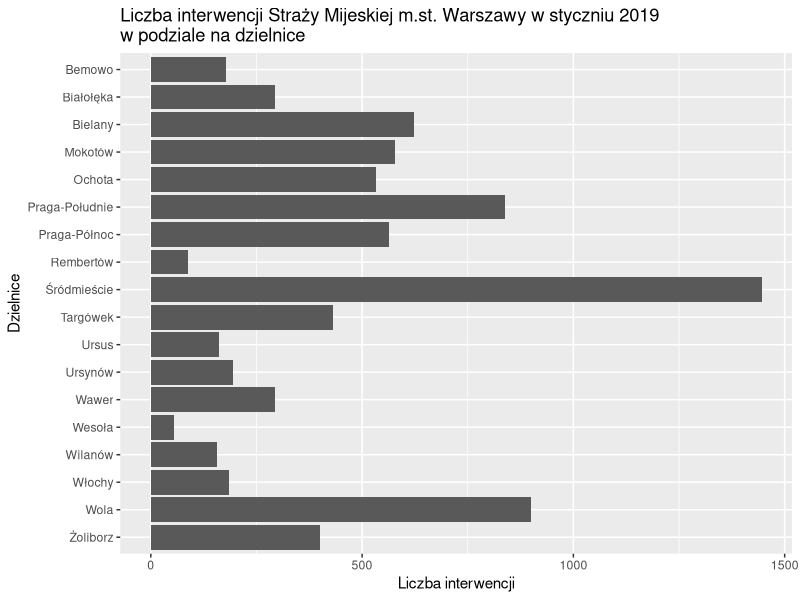

Source code (R):
## ---- chunk 1
knitr::opts_chunk$set(echo = TRUE)
## ---- chunk 2
library(ggplot2)
library(dplyr)

Dzielnice <- c('Bemowo', 'Białołęka', 'Bielany', 'Mokotów', 'Ochota', 'Praga-Południe', 'Praga-Północ', 'Rembertów', 'Śródmieście',  'Targówek', 'Ursus', 'Ursynów', 'Wawer', 'Wesoła', 'Wilanów', 'Włochy', 'Wola', 'Żoliborz')

LiczbaInterwencji <- c(177, 295, 623, 578, 532, 838, 564, 88, 1446, 431, 162, 195, 294, 55, 157, 185, 900, 400)

dane <- data.frame(Dzielnice, LiczbaInterwencji)
dane <- dane %>% mutate(Dzielnica = factor(Dzielnice,levels=rev(unique(Dzielnice))))

ggplot(data=dane, aes(x=Dzielnica, y=LiczbaInterwencji)) + 
  scale_x_discrete() +
  scale_y_continuous() + 
  geom_bar(stat='identity') + 
  ggtitle('Liczba interwencji Straży Mijeskiej m.st. Warszawy w styczniu 2019 \r\nw podziale na dzielnice') + 
  xlab('Dzielnice') +
  ylab('Liczba interwencji')  +
  coord_flip()
